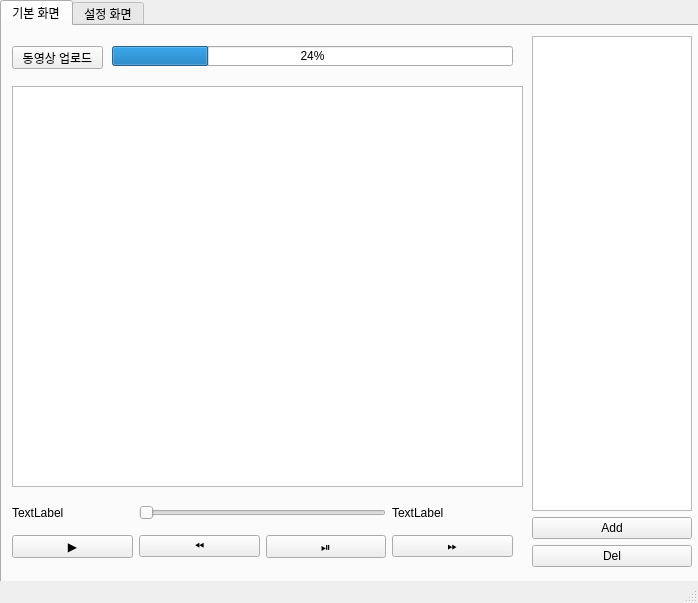
<?xml version="1.0" encoding="UTF-8"?>
<ui version="4.0">
 <class>MainWindow</class>
 <widget class="QMainWindow" name="MainWindow">
  <property name="geometry">
   <rect>
    <x>0</x>
    <y>0</y>
    <width>698</width>
    <height>603</height>
   </rect>
  </property>
  <property name="windowTitle">
   <string>MainWindow</string>
  </property>
  <widget class="QWidget" name="centralwidget">
   <widget class="QTabWidget" name="tabWidget">
    <property name="geometry">
     <rect>
      <x>0</x>
      <y>0</y>
      <width>701</width>
      <height>591</height>
     </rect>
    </property>
    <property name="currentIndex">
     <number>0</number>
    </property>
    <property name="documentMode">
     <bool>false</bool>
    </property>
    <widget class="QWidget" name="tab">
     <attribute name="title">
      <string>기본 화면</string>
     </attribute>
     <widget class="QGraphicsView" name="graphicsView">
      <property name="geometry">
       <rect>
        <x>10</x>
        <y>60</y>
        <width>511</width>
        <height>401</height>
       </rect>
      </property>
     </widget>
     <widget class="QWidget" name="gridLayoutWidget">
      <property name="geometry">
       <rect>
        <x>10</x>
        <y>470</y>
        <width>501</width>
        <height>71</height>
       </rect>
      </property>
      <layout class="QGridLayout" name="gridLayout">
       <item row="1" column="0">
        <widget class="QPushButton" name="btn_pause">
         <property name="text">
          <string>▶️</string>
         </property>
        </widget>
       </item>
       <item row="1" column="3">
        <widget class="QPushButton" name="btn_stop_start">
         <property name="text">
          <string>⏯️</string>
         </property>
        </widget>
       </item>
       <item row="0" column="2" colspan="2">
        <widget class="QSlider" name="bar">
         <property name="orientation">
          <enum>Qt::Horizontal</enum>
         </property>
        </widget>
       </item>
       <item row="0" column="4">
        <widget class="QLabel" name="label_3">
         <property name="text">
          <string>TextLabel</string>
         </property>
        </widget>
       </item>
       <item row="0" column="0">
        <widget class="QLabel" name="label_2">
         <property name="text">
          <string>TextLabel</string>
         </property>
        </widget>
       </item>
       <item row="1" column="4">
        <widget class="QPushButton" name="btn_forward">
         <property name="text">
          <string>⏩</string>
         </property>
        </widget>
       </item>
       <item row="1" column="2">
        <widget class="QPushButton" name="btn_prev">
         <property name="text">
          <string>⏪</string>
         </property>
        </widget>
       </item>
      </layout>
     </widget>
     <widget class="QWidget" name="verticalLayoutWidget">
      <property name="geometry">
       <rect>
        <x>530</x>
        <y>10</y>
        <width>160</width>
        <height>531</height>
       </rect>
      </property>
      <layout class="QVBoxLayout" name="verticalLayout">
       <item>
        <widget class="QTextBrowser" name="list"/>
       </item>
       <item>
        <widget class="QPushButton" name="btn_add">
         <property name="text">
          <string>Add</string>
         </property>
        </widget>
       </item>
       <item>
        <widget class="QPushButton" name="btn_del">
         <property name="text">
          <string>Del</string>
         </property>
        </widget>
       </item>
      </layout>
     </widget>
     <widget class="QPushButton" name="pushButton_7">
      <property name="geometry">
       <rect>
        <x>10</x>
        <y>20</y>
        <width>91</width>
        <height>23</height>
       </rect>
      </property>
      <property name="text">
       <string>동영상 업로드</string>
      </property>
     </widget>
     <widget class="QProgressBar" name="progressBar">
      <property name="geometry">
       <rect>
        <x>110</x>
        <y>20</y>
        <width>401</width>
        <height>20</height>
       </rect>
      </property>
      <property name="value">
       <number>24</number>
      </property>
     </widget>
    </widget>
    <widget class="QWidget" name="tab_2">
     <attribute name="title">
      <string>설정 화면</string>
     </attribute>
     <widget class="QGroupBox" name="groupBox">
      <property name="geometry">
       <rect>
        <x>60</x>
        <y>40</y>
        <width>521</width>
        <height>101</height>
       </rect>
      </property>
      <property name="title">
       <string>Log</string>
      </property>
      <widget class="QWidget" name="gridLayoutWidget_2">
       <property name="geometry">
        <rect>
         <x>0</x>
         <y>20</y>
         <width>521</width>
         <height>80</height>
        </rect>
       </property>
       <layout class="QGridLayout" name="gridLayout_2">
        <item row="0" column="0">
         <widget class="QLabel" name="label">
          <property name="text">
           <string>  Log Record Activation</string>
          </property>
         </widget>
        </item>
        <item row="0" column="1">
         <widget class="QCheckBox" name="checkBox">
          <property name="text">
           <string>Off(Save in TXT)</string>
          </property>
         </widget>
        </item>
        <item row="1" column="1">
         <widget class="QCheckBox" name="checkBox_4">
          <property name="text">
           <string>Off</string>
          </property>
         </widget>
        </item>
        <item row="1" column="0">
         <widget class="QLabel" name="label_4">
          <property name="text">
           <string>  Mute</string>
          </property>
         </widget>
        </item>
       </layout>
      </widget>
     </widget>
     <widget class="QGroupBox" name="groupBox_2">
      <property name="geometry">
       <rect>
        <x>60</x>
        <y>160</y>
        <width>521</width>
        <height>101</height>
       </rect>
      </property>
      <property name="title">
       <string>Graphic</string>
      </property>
      <widget class="QWidget" name="gridLayoutWidget_3">
       <property name="geometry">
        <rect>
         <x>0</x>
         <y>20</y>
         <width>521</width>
         <height>80</height>
        </rect>
       </property>
       <layout class="QGridLayout" name="gridLayout_3">
        <item row="0" column="0">
         <widget class="QLabel" name="label_5">
          <property name="text">
           <string>  Set Border Lines</string>
          </property>
         </widget>
        </item>
        <item row="0" column="1">
         <widget class="QCheckBox" name="checkBox_2">
          <property name="text">
           <string>Off</string>
          </property>
         </widget>
        </item>
        <item row="1" column="1">
         <widget class="QCheckBox" name="checkBox_3">
          <property name="text">
           <string>Off</string>
          </property>
         </widget>
        </item>
        <item row="1" column="0">
         <widget class="QLabel" name="label_6">
          <property name="text">
           <string>  Rack Classification Mode</string>
          </property>
         </widget>
        </item>
       </layout>
      </widget>
     </widget>
     <widget class="QGroupBox" name="groupBox_3">
      <property name="geometry">
       <rect>
        <x>60</x>
        <y>290</y>
        <width>521</width>
        <height>71</height>
       </rect>
      </property>
      <property name="title">
       <string>Video</string>
      </property>
      <widget class="QWidget" name="gridLayoutWidget_4">
       <property name="geometry">
        <rect>
         <x>0</x>
         <y>20</y>
         <width>521</width>
         <height>41</height>
        </rect>
       </property>
       <layout class="QGridLayout" name="gridLayout_4">
        <item row="0" column="1">
         <widget class="QComboBox" name="comboBox">
          <property name="currentText">
           <string>±3sec</string>
          </property>
          <property name="currentIndex">
           <number>0</number>
          </property>
          <property name="placeholderText">
           <string>5</string>
          </property>
          <item>
           <property name="text">
            <string>±3sec</string>
           </property>
          </item>
          <item>
           <property name="text">
            <string>±5sec</string>
           </property>
          </item>
          <item>
           <property name="text">
            <string>±7sec</string>
           </property>
          </item>
         </widget>
        </item>
        <item row="0" column="0">
         <widget class="QLabel" name="label_7">
          <property name="text">
           <string>  Frame NUM per Accident</string>
          </property>
         </widget>
        </item>
       </layout>
      </widget>
     </widget>
    </widget>
   </widget>
  </widget>
  <widget class="QMenuBar" name="menubar">
   <property name="geometry">
    <rect>
     <x>0</x>
     <y>0</y>
     <width>698</width>
     <height>22</height>
    </rect>
   </property>
  </widget>
  <widget class="QStatusBar" name="statusbar"/>
 </widget>
 <resources/>
 <connections/>
</ui>
